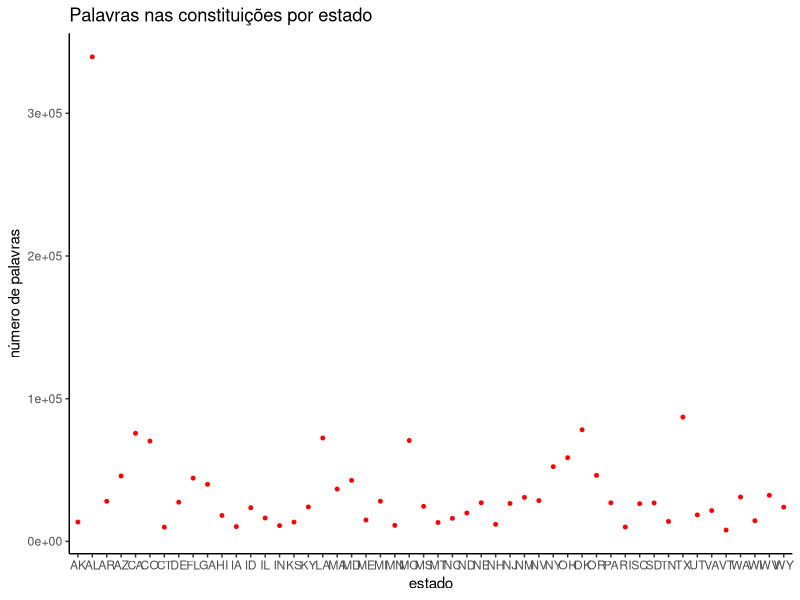

Reproduce this figure in R.
## ---- chunk 1
library(readr)
library(readxl)
library(tidyverse)

state_constitutions_word_count <- read_excel("state_constitutions_word_count.xlsx")

## ---- chunk 2
knitr::opts_chunk$set(echo = FALSE)
## ---- chunk 3
glimpse (state_constitutions_word_count)
## ---- chunk 4
state_constitutions_word_count <- state_constitutions_word_count %>% select(state, constitution_year, current_constitution, total_words) %>% #selecionando as variaveis de interesse - nome do estado, ano da constituição, constituição atual e total de palavras
  filter(current_constitution == 1) #filtrando apenas as constituições vigentes

## ---- chunk 5
View(state_constitutions_word_count)
## ---- chunk 6

state_abrev <- read_excel("states_and_abbreviations.xlsx") #chamando a base de dados para colocar as abreviações 

state_constitutions_word_count <- state_constitutions_word_count %>% arrange(state) #ordenando por nome do Estado a primeira bases de dados para poder juntar

state_constitutions_word_count <- state_constitutions_word_count %>% left_join(state_abrev, by = "state")#juntando as bases de dados a partir da coluna "states"

state_constitutions_word_count <- state_constitutions_word_count %>% rename (abv_state=abbreviation) #renomeando o nome da variável que indica a abreviação dos nomes dos estados
## ---- chunk 7
state_constitutions_word_count <- state_constitutions_word_count %>% arrange(constitution_year) #ordenando em ordem crescente da mais antiga à mais nova constituição

state_constitutions_word_count %>% select(constitution_year) %>% head(1) #acessando a data mais antiga das constituições  R: 2004

state_constitutions_word_count %>% select(constitution_year) %>% tail(1)
#acessando a data mais recenteas constituições R: 2017
## ---- chunk 8
grafico1 <- state_constitutions_word_count %>% ggplot(aes(x=constitution_year)) +# estabelecendo o eixo x - univa variavel que será ano
  geom_density(color="black", size=1)+ #definindo a cor e o tamanho da linha 
  theme_classic() +  #estabelecendo o tema do gráfico
  labs(title = "Promulgação de constituições ao longo do tempo",
       x = "Ano de promulgação",
       y = "densidade") #nomeando os eixos
                                      
## ---- chunk 9
state_constitutions_word_count <- state_constitutions_word_count %>% arrange(total_words)
## ---- chunk 10
grafico2 <- ggplot(state_constitutions_word_count, aes(x=abv_state, y=total_words)) + #definindo os dados a serem projetados nos eixos x e y
  geom_point(color="red", size=1, fill="red") + #definindo a geometria scatter com cor de contorno e preenchimento vermelhas e o tamanho do preenchimento
  theme_classic() +  #definindo o tema classico
  labs(title = "Palavras nas constituições por estado", x = "estado",
       y = "número de palavras") #nomeando o gráfico e os eixos

grafico2
